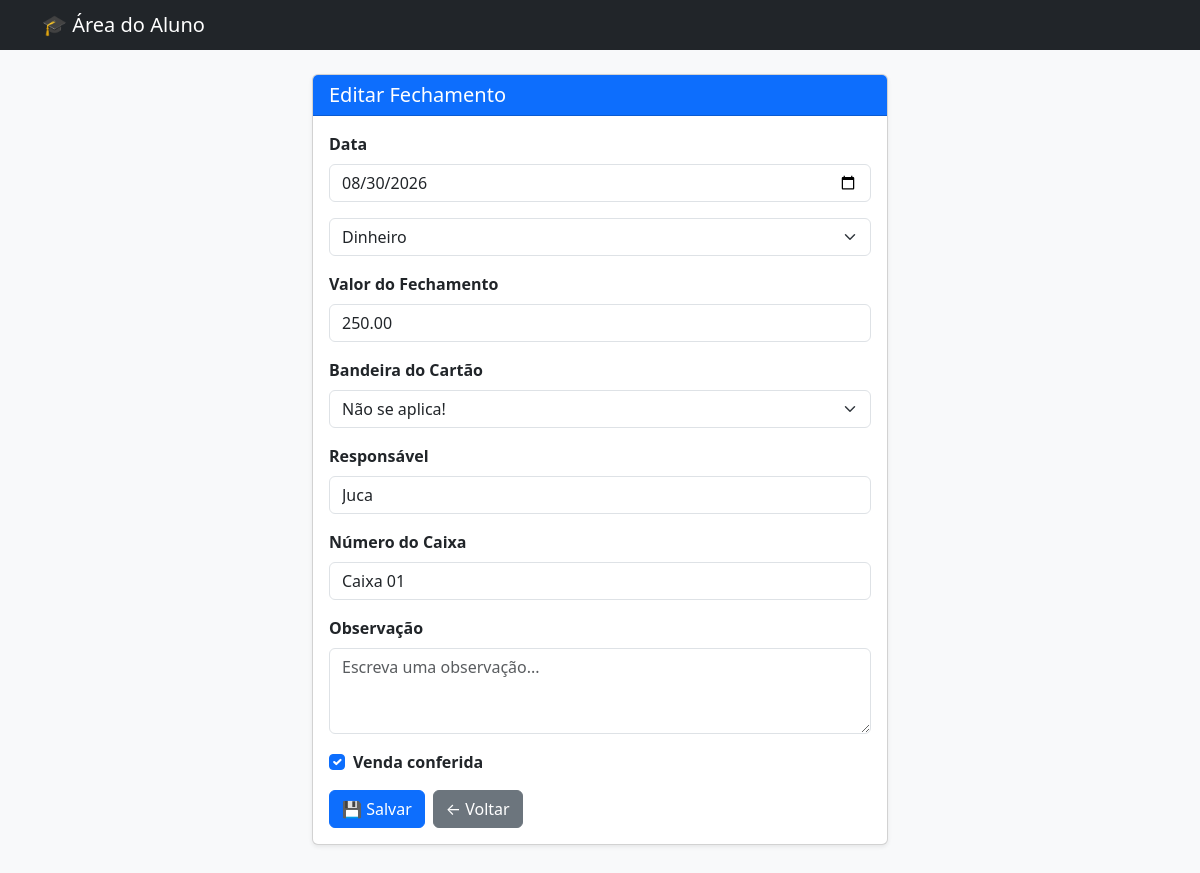
Page /vendas/3/editar/ on the committed database.
### vendas/models.py (models this page shows, shortened)
class Vendas(models.Model):
    data = models.DateField(default=timezone.localdate)
    TIPO_PAGAMENTO = [
        ('DINHEIRO', 'Dinheiro'),
        ('PIX', 'Pix'),
        ('DEBITO', 'Débito'),
        ('CREDITO', 'Crédito'),
    ]
    tipo_pagamento = models.CharField(max_length=10, choices=TIPO_PAGAMENTO)
    valor_total = models.DecimalField(max_digits=10, decimal_places=2)
    BANDEIRA_CARTAO = [
        ('VISA', 'Visa'),
        ('MASTERCARD', 'Mastercard'),
        ('ELO', 'Elo'),
    ]
    bandeira_cartao = models.CharField(max_length=30, choices=BANDEIRA_CARTAO, blank=True)
    responsavel = models.CharField(max_length=100)
    num_caixa =  models.CharField(max_length=20, blank=True)
    obs = models.TextField(blank=True)
    conferido = models.BooleanField(default=False)

### vendas/views.py (the view, shortened to what this page needs)
# urls.py: path('<int:pk>/editar/', views.editar_vendas, name='editar_vendas'),
def editar_vendas(request, pk):
    venda = get_object_or_404(Vendas, pk=pk)
    return render(request, 'form_vendas.html', {'venda': venda, 'titulo': 'Editar Fechamento'})

### vendas/templates/form_vendas.html (shortened to what this page needs)
<!DOCTYPE html>
<html lang="pt-br">
<head>
    <link href="https://cdn.jsdelivr.net/npm/bootstrap@5.3.3/dist/css/bootstrap.min.css" rel="stylesheet">
</head>
<body class="bg-light">
    <nav class="navbar navbar-dark bg-dark mb-4">
        <div class="container">
            <span class="navbar-brand mb-0 h1">🎓 Área do Aluno</span>
        </div>
    </nav>
    <main class="container pb-5" style="max-width: 600px;">
        <div class="card shadow-sm">
            <div class="card-header bg-primary text-white">
                <h1 class="h5 mb-0">{{ titulo }}</h1>
            </div>
            <div class="card-body">
                <form method="post">
                    <div class="mb-3">
                        <label class="form-label fw-semibold">Data</label>
                        <input type="date" name="data" class="form-control"
                               value="{{ venda.data|date:'Y-m-d' }}"
                               placeholder="" required>
                    </div>
                    <div class="mb-3">
                        <select name="tipo_pagamento" class="form-select" required>
                            <option
                                value="DINHEIRO"
                                {% if venda.tipo_pagamento == 'DINHEIRO' %}selected{% endif %}
                            >
                                Dinheiro
                            </option>
                        </select>
                    </div>
                    <div class="mb-3">
                        <label class="form-label fw-semibold">Valor do Fechamento</label>
                        <input type="number" name="valor_total" class="form-control"
                               value="{{ venda.valor_total|default:'' }}"
                               step="0.01" min="0"
                               placeholder="0,00" required>
                    </div>
                    <div class="mb-3">
                        <label for="bandeira_cartao" class="form-label fw-semibold">
                            Bandeira do Cartão
                        </label>
                        <select name="bandeira_cartao" class="form-select">
                            <option value="">
                                Não se aplica!
                            </option>
                        </select>
                    </div>
                    <div class="mb-3">
                        <label class="form-label fw-semibold">Responsável</label>
                        <input type="text" name="responsavel" class="form-control"
                               value="{{ venda.responsavel|default:'' }}"
                               placeholder="Responsável" required>
                    </div>
                    <div class="mb-3">
                        <label class="form-label fw-semibold">Número do Caixa</label>
                        <input type="text" name="num_caixa" class="form-control"
                               value="{{ venda.num_caixa|default:'' }}"
                               placeholder="Ex.: Caixa 01">
                    </div>
                    <div class="mb-3">
                        <label class="form-label fw-semibold">Observação</label>
                        <textarea name="obs" class="form-control" rows="3"
                                  placeholder="Escreva uma observação...">{{ venda.obs|default:'' }}</textarea>
                    </div>
                    <div class="mb-3">
                        <div class="form-check">
                            <input type="checkbox" name="conferido" class="form-check-input" {% if venda.conferido %}checked{% endif %}>
                            <label for="conferido" class="form-check-label fw-semibold">
                                Venda conferida
                            </label>
                        </div>
                    </div>
                    <div class="d-flex gap-2">
                        <button type="submit" class="btn btn-primary">💾 Salvar</button>
                        <a href="{% url 'listar_vendas' %}" class="btn btn-secondary">← Voltar</a>
                    </div>
                </form>
            </div>
        </div>
    </main>
</body>
</html>

### rows in the picture
Vendas: data "08/30/2026", tipo_pagamento "Dinheiro", valor_total "250.00", responsavel "Juca", num_caixa "Caixa 01", conferido "☑"

### other values in the picture
{{ titulo }} "Editar Fechamento"
